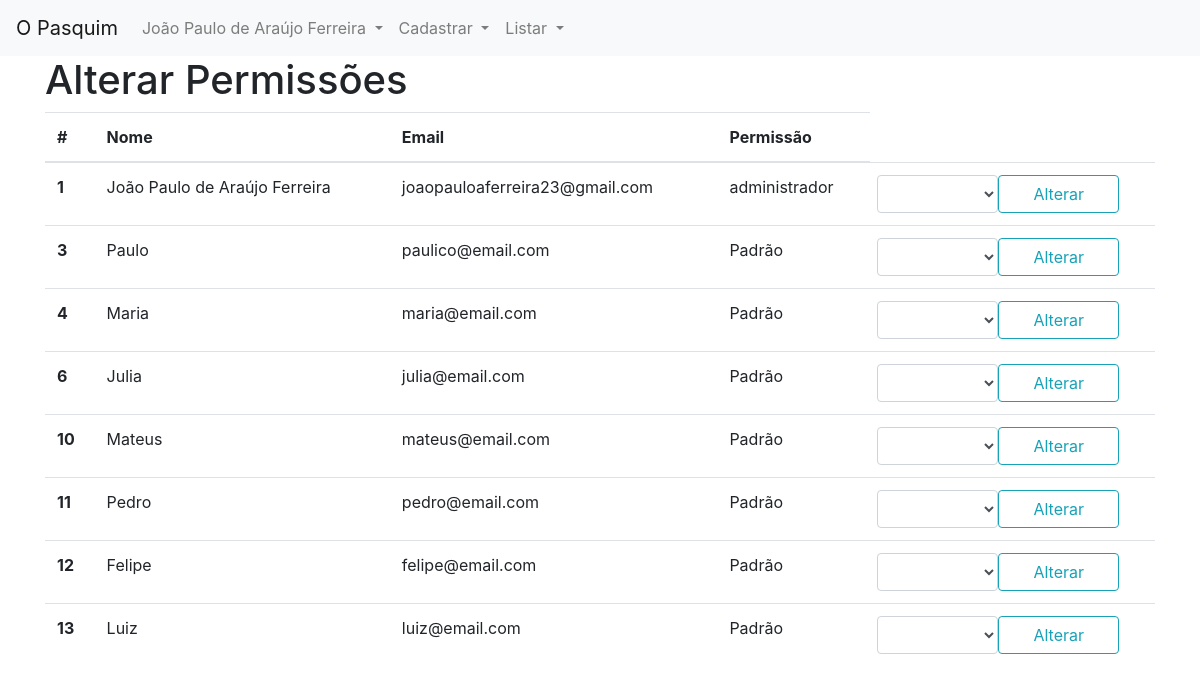
The app's page /admin/view/usuario/permissoes.php (signed in) with its own data.
### tables this page shows
CREATE TABLE `usuarios` (
  `id` int(11) NOT NULL AUTO_INCREMENT,
  `nome` varchar(255) NOT NULL,
  `email` varchar(255) NOT NULL,
  `senha` varchar(255) NOT NULL,
  `nivel_permissao` varchar(255) NOT NULL,
  PRIMARY KEY (`id`)
);

### admin/class/Usuarios.php (the view, shortened to what this page needs)
<?php
	Class Usuarios{
		public static function permissions_list($conexao){
			$users = [];
			$query = "select * from usuarios";
			$result = mysqli_query($conexao, $query);
			while($user = mysqli_fetch_assoc($result)):
				array_push($users, $user);
			endwhile;
			foreach ($users as $u):
				echo	"<tr>
					 		<th scope='row'>".$u['id']."</th>
					 		<td>".$u['nome']."</td>
					 		<td>".$u['email']."</td>
					 		<td>".$u['nivel_permissao']."</td>";
				if($_SESSION['UsuarioNivel'] == "administrador") :
					echo	"<td>
								<form method='post' class='form-row' action='../../model/usuario/permissao.php'>
									<input type='hidden' name='id' value=".$u['id'].">
									<select class='form-control col-md-6' name='permissao'>
										<option></option>
										<option value='Administrador'>Administrador</option>
										<option value='Padrão'>Padrão</option>
									</select>
									<button type='submit' class='btn btn-outline-info col-md-6'>
										Alterar
									</button>
								</form>
							 </td>
					 		 <td>";
				endif;
			    echo	"</tr>";
			endforeach;
		}
	}
?>

### admin/view/includes/header.php (shortened to what this page needs)
<!DOCTYPE html>
<html>
<head>
	<link rel="stylesheet" type="text/css" href="../../css/bootstrap.css">
	<link rel="stylesheet" type="text/css" href="../../css/bootstrap-grid.css">
	<link rel="stylesheet" type="text/css" href="../../css/bootstrap-reboot.css">
	<link rel="stylesheet" type="text/css" href="../../css/style.css">
</head>
<body>
<?php if (isset($_SESSION['UsuarioID'])): ?>
<nav class="navbar navbar-expand-lg navbar-light bg-light">
  <a class="navbar-brand" href="../../index.php">O Pasquim</a>
  <div class="collapse navbar-collapse" id="navbarSupportedContent">
    <ul class="navbar-nav mr-auto">
      <li class="nav-item dropdown">
        <a class="nav-link dropdown-toggle" href="#" id="navbarDropdown" role="button" data-toggle="dropdown" aria-haspopup="true" aria-expanded="false">
          <?php echo $_SESSION['UsuarioNome'] ?>
        </a>
      </li>
      <li class="nav-item dropdown">
        <a class="nav-link dropdown-toggle" href="#" id="navbarDropdown" role="button" data-toggle="dropdown" aria-haspopup="true" aria-expanded="false">
          Cadastrar
        </a>
      </li>
      <li class="nav-item dropdown">
        <a class="nav-link dropdown-toggle" href="#" id="navbarDropdown" role="button" data-toggle="dropdown" aria-haspopup="true" aria-expanded="false">
          Listar
        </a>
      </li>
    </ul>
  </div>
</nav>
<?php endif; ?>

### admin/view/usuario/permissoes.php (shortened to what this page needs)
<?php include('../includes/header.php');
      include('../../class/Conexao.php');
      include('../../class/Usuarios.php'); ?>
	<section class="container">
		<h1>Alterar Permissões</h1>
		<table class="table">
		  <thead>
		    <tr>
		      <th scope="col">#</th>
		      <th scope="col">Nome</th>
		      <th scope="col">Email</th>
		      <th scope="col">Permissão</th>
		    </tr>
		  </thead>
		  <tbody>
		    <?php $usuarios = Usuarios::permissions_list($conexao); ?>
		  </tbody>
		</table>
	</section>

### records on screen
usuarios: id "1", nome "João Paulo de Araújo Ferreira", email "joaopauloaferreira23@gmail.com", nivel_permissao "administrador"
usuarios: id "3", nome "Paulo", email "paulico@email.com", nivel_permissao "Padrão"
usuarios: id "4", nome "Maria", email "maria@email.com", nivel_permissao "Padrão"
usuarios: id "6", nome "Julia", email "julia@email.com", nivel_permissao "Padrão"
usuarios: id "10", nome "Mateus", email "mateus@email.com", nivel_permissao "Padrão"
usuarios: id "11", nome "Pedro", email "pedro@email.com", nivel_permissao "Padrão"
usuarios: id "12", nome "Felipe", email "felipe@email.com", nivel_permissao "Padrão"
usuarios: id "13", nome "Luiz", email "luiz@email.com", nivel_permissao "Padrão"

### other values on screen
$_SESSION['UsuarioNome'] "João Paulo de Araújo Ferreira"
